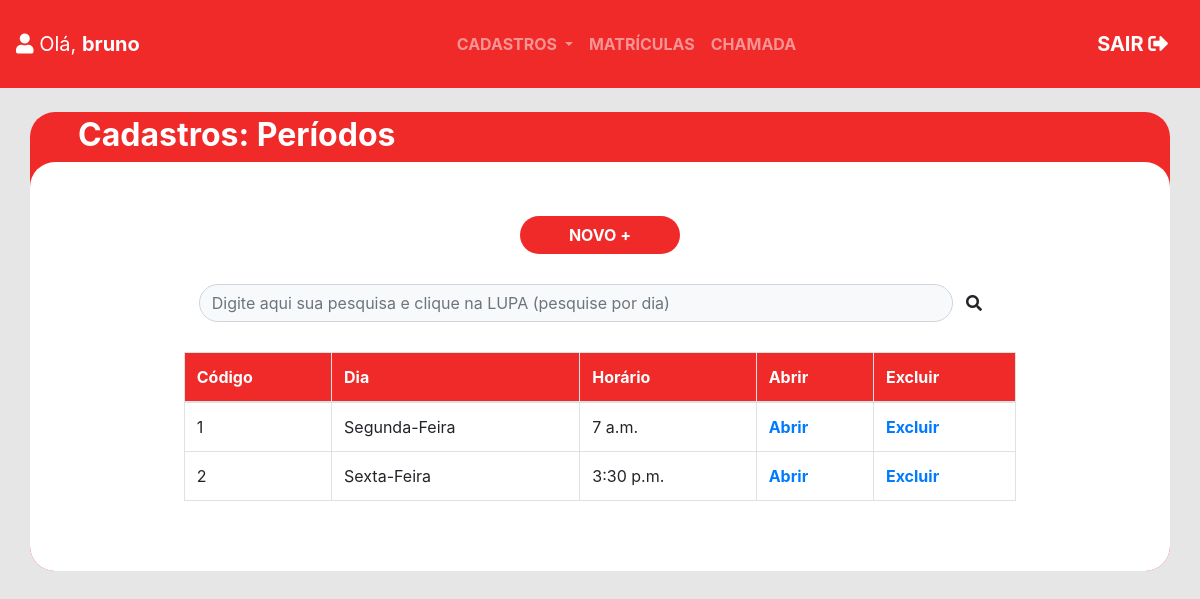
Page /periodo (signed in) on the committed database.
### caritas_app/models.py (models this page shows)
class Periodo(models.Model):
    cod_periodo = models.AutoField(auto_created=True, primary_key=True)
    dia_periodo = models.CharField(max_length=13, null=False)
    periodo_periodo = models.CharField(max_length=5, null=False)
    horario_periodo = models.TimeField(null=False)
    class Meta:
        db_table = 'periodo'

### caritas_app/views.py (the view)
# urls.py: path('periodo', views.lista_periodos, name='url_periodo'),
@login_required(login_url='/login/')
def lista_periodos(request):
    periodo = tabela.Periodo.objects.all()
    pesquisa = request.GET.get('pesquisa')
    if pesquisa:
        periodo = tabela.Periodo.objects.filter(dia_periodo__icontains=pesquisa)
    dados = {'periodos': periodo}
    return render(request, 'periodo.html', dados)

### caritas_app/templates/periodo.html (shortened to what this page needs)
<!DOCTYPE html>
<html lang="pt-br">
<head>
  {% include "partials/head.html" %}
</head>
<body style="background-color: #E6E6E6">
  {% include "partials/navbar.html" %}
  <br>
  <div class="container px-0 " style="background-color: #F02929;border-radius: 25px">
    <h2 class="font-weight-bolder ml-5 pt-1 text-white"> Cadastros: Períodos </h2>
    <div class="container-fluid bg-white " style="border-radius: 25px">
      <div style="height: 30px"></div>
      <br>
      <div class="text-center">
        <a href="{% url 'url_periodo_cadastro' %}">
          <button type="button" class="btn text-white px-5 font-weight-bolder"
            style="background-color: #F02929;border-radius: 25px"> NOVO +</button>
        </a>
      </div>
      <div style="height: 30px"></div>
      <div class="container w-75 mx-auto">
        <form class="form-inline" method="GET">
          <input type="text" class="form-control bg-light" placeholder="Digite aqui sua pesquisa e clique na LUPA (pesquise por dia)"
            name="pesquisa" style="width: 94%;border-radius: 25px">
          <button type="submit" class="btn"><i class="fas fa-search"></i></button>
        </form>
      </div>
      <div style="height: 30px"></div>
      <div class="w-75 mx-auto">
        <table class="table table-hover table-bordered">
          <thead style="background-color: #F02929; color: white">
            <tr>
              <th>Código</th>
              <th>Dia</th>
              <th>Horário</th>
              <th>Abrir</th>
              <th>Excluir</th>
            </tr>
          </thead>
          <tbody>
            {% for periodo in periodos %}
              <tr>
                <td>{{ periodo.cod_periodo }}</td>
                <td>{{ periodo.dia_periodo }}</td>
                <td>{{ periodo.horario_periodo }}</td>
                <th><a href="{% url 'url_periodo_update' periodo.cod_periodo %}">Abrir</th></a>
                <th><a href="{% url 'url_periodo_delete' periodo.cod_periodo %}">Excluir</th></a>
              </tr>
            {% endfor %}
          </tbody>
        </table>
      </div>
      <br>
      <div style="height: 30px"></div>
    </div>
  </div>
</body>
</html>

### caritas_app/templates/partials/navbar.html (shortened to what this page needs)
<nav class="navbar navbar-expand-sm navbar-dark pt-4 pb-4" style="background-color: #F02929">
    <a class="navbar-brand justify-content-middle" href="{% url 'url_menu' %}"><i class="fas fa-user"></i> Olá, <span
        class="font-weight-bolder"> {{ user.get_username }}</span></a>
    <div class="collapse navbar-collapse" id="collapsibleNavbar">
      <ul class="navbar-nav font-weight-bolder mx-auto">
        <li class="nav-item dropdown">
          <a class="nav-link dropdown-toggle" href="#" id="navbardrop" data-toggle="dropdown">
            CADASTROS
          </a>
        </li>
        <li class="nav-item">
          <a class="nav-link" href="{% url 'url_matriculados' %}">MATRÍCULAS</a>
        </li>
        <li class="nav-item">
          <a class="nav-link" href="{% url 'url_chamadas' %}">CHAMADA</a>
        </li>
      </ul>
      <a class="navbar-brand justify-content-end font-weight-bolder" href="{% url 'url_logout' %}">SAIR <i
          class="fas fa-sign-out-alt"></i></a>
    </div>
  </nav>

### rows in the picture
Periodo: cod_periodo "1", dia_periodo "Segunda-Feira", horario_periodo "7 a.m."
Periodo: cod_periodo "2", dia_periodo "Sexta-Feira", horario_periodo "3:30 p.m."

### other values in the picture
{{ user.get_username }} "bruno"
